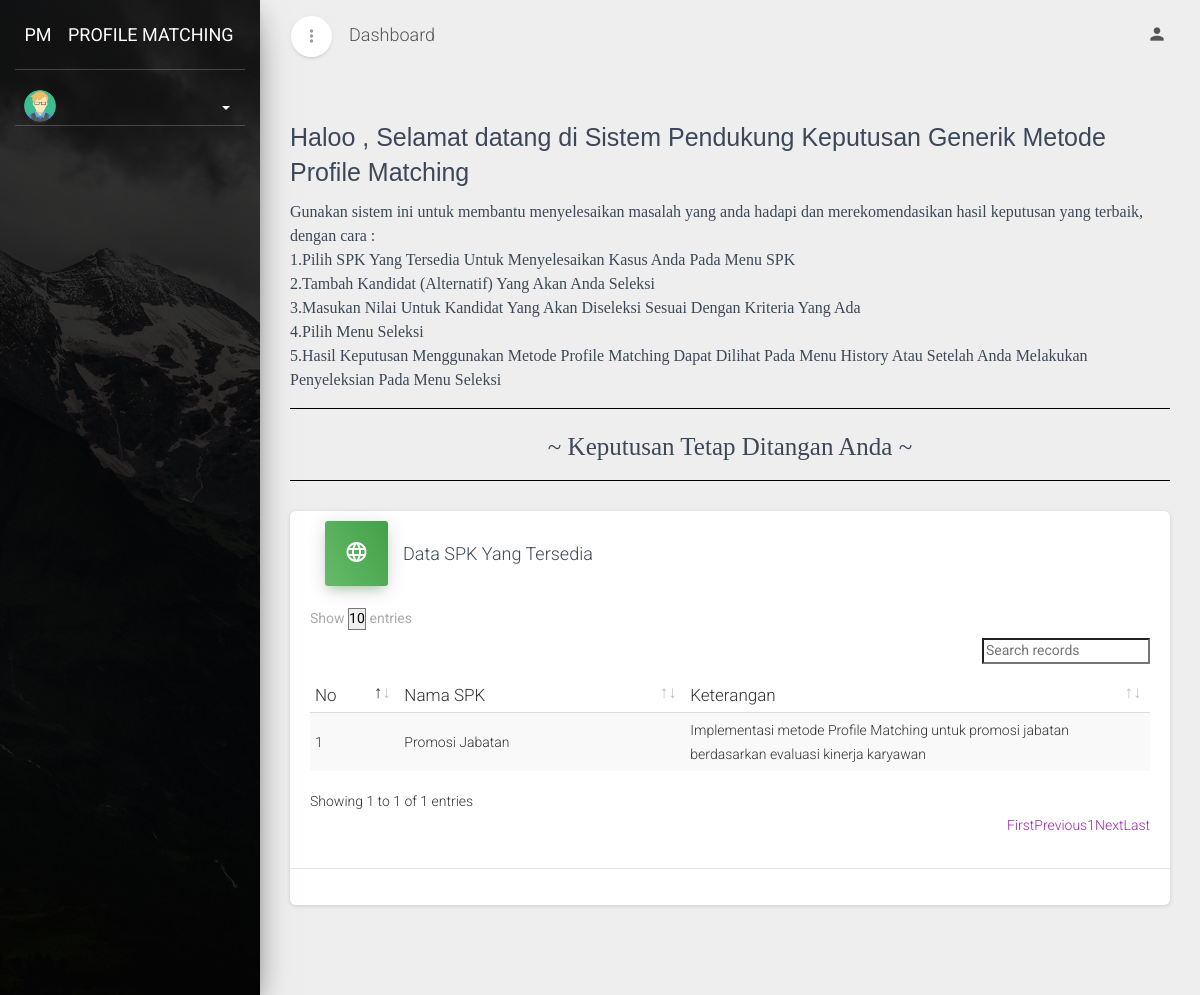
The page /dashboard.php?module=home on the database as committed earlier.
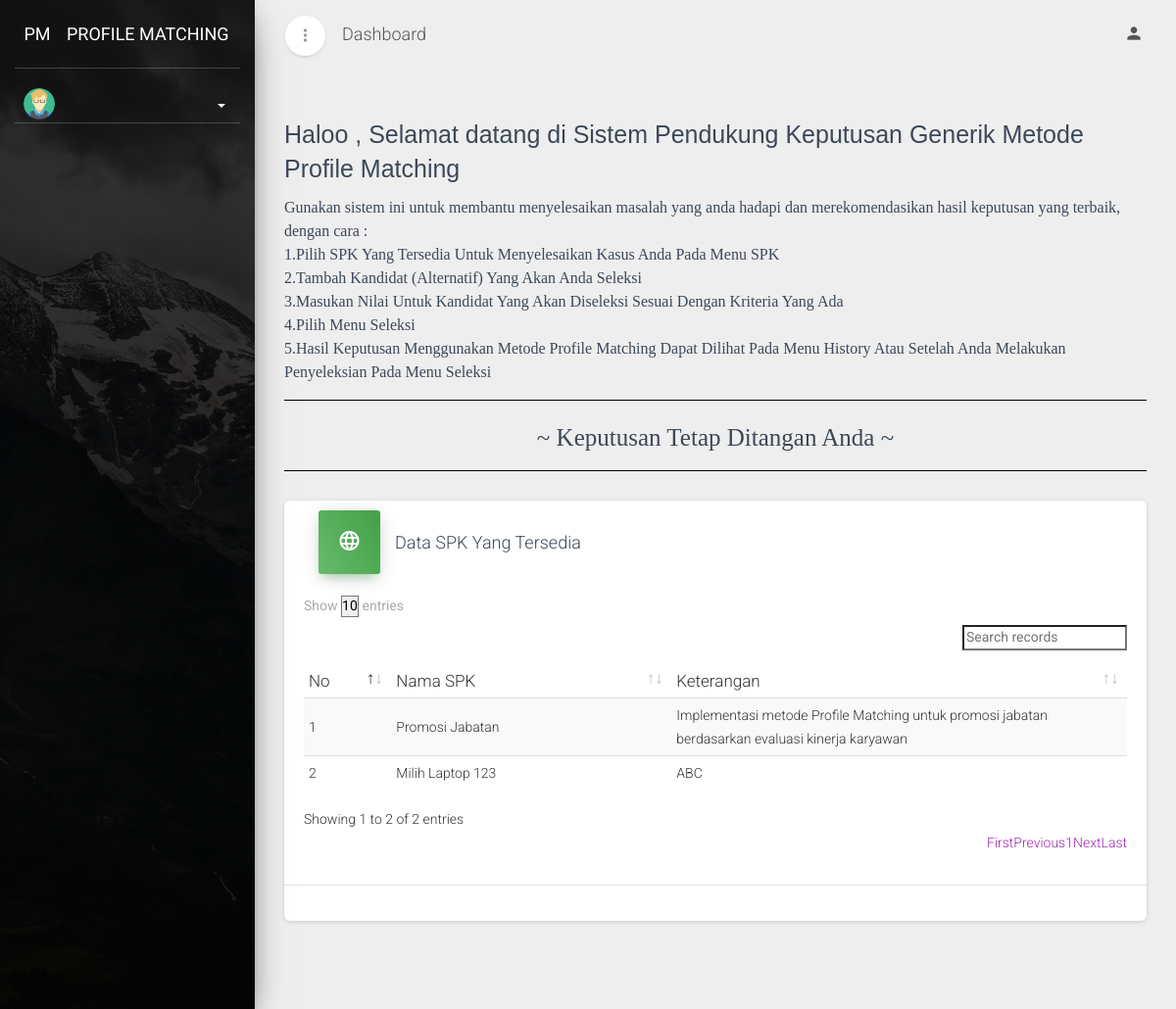
The same page on the database as committed later.
### tables this page shows
CREATE TABLE `spk` (
  `id_spk` int(6) NOT NULL,
  `nama_spk` text NOT NULL,
  `keterangan` text NOT NULL,
  `tanggal` date NOT NULL,
  `id_user` int(11) NOT NULL
);

### dashboard.php (the view, shortened to what this page needs)
<?php
include "config/koneksi.php";
?>
<!DOCTYPE html>
<html lang="en">
<head>
  <link rel="stylesheet" href="https://maxcdn.bootstrapcdn.com/font-awesome/latest/css/font-awesome.min.css">
  <link href="assets/css/material-dashboard.min.css?v=2.1.0" rel="stylesheet" />
  <link href="assets/demo/demo.css" rel="stylesheet" />
</head>
<body class="">
  <div class="wrapper ">
    <div class="sidebar" data-color="rose" data-background-color="black" data-image="assets/img/sidebar-1.jpg">
      <div class="logo">
        <a href="#" class="simple-text logo-mini">
          PM
        </a>
        <a href="?module=home" class="simple-text logo-normal">
          PROFILE MATCHING
        </a>
      </div>
      <div class="sidebar-wrapper">
        <div class="user">
          <div class="photo">
            <?php
              if($_SESSION["foto"]=="")
              {
                ?>
                  <img src="assets/img/faces/avatar.png" />
                <?php
              }else{
                ?>
                  <img src="./foto/<?php echo $_SESSION['foto'] ?>" />
                <?php
              }
            ?>
          </div>
          <div class="user-info">
            <a data-toggle="collapse" href="#collapseExample" class="username">
              <span>
                <b class="caret"></b>
              </span>
            </a>
          </div>
        </div>
      </div>
    </div>
    <div class="main-panel">
      <nav class="navbar navbar-expand-lg navbar-transparent navbar-absolute fixed-top ">
        <div class="container-fluid">
          <div class="navbar-wrapper">
            <div class="navbar-minimize">
              <button id="minimizeSidebar" class="btn btn-just-icon btn-white btn-fab btn-round">
                <i class="material-icons text_align-center visible-on-sidebar-regular">more_vert</i>
              </button>
            </div>
            <a class="navbar-brand" href="#pablo">Dashboard</a>
          </div>
          <div class="collapse navbar-collapse justify-content-end">
            <ul class="navbar-nav">
              <li class="nav-item dropdown">
                <a class="nav-link" href="#pablo" id="navbarDropdownProfile" data-toggle="dropdown" aria-haspopup="true" aria-expanded="false">
                  <i class="material-icons">person</i>
                </a>
              </li>
            </ul>
          </div>
        </div>
      </nav>
        <div class="content">
          <div class="container-fluid">
            <?php
            switch($_GET['module'])
            {
                case "home" :
                if($_SESSION["level"]!="admin"){
                    ?>
                    <div class="callout">
                    <h3><font face ="Arial">Haloo <?php echo $_SESSION['username'] ?>, Selamat datang di Sistem Pendukung Keputusan Generik Metode Profile Matching </font></h3>
                    <div><font face="Times">Gunakan sistem ini untuk membantu menyelesaikan masalah yang anda hadapi dan merekomendasikan hasil keputusan yang terbaik, dengan cara :</font></div>
                     <p><font face= "Times">
                         1.Pilih SPK Yang Tersedia Untuk Menyelesaikan Kasus Anda Pada Menu SPK<br />
                         2.Tambah Kandidat (Alternatif) Yang Akan Anda Seleksi<br />
                         3.Masukan Nilai Untuk Kandidat Yang Akan Diseleksi Sesuai Dengan Kriteria Yang Ada <br />
                         4.Pilih Menu Seleksi<br/>
                         5.Hasil Keputusan Menggunakan Metode Profile Matching Dapat Dilihat Pada Menu History Atau Setelah Anda Melakukan Penyeleksian Pada Menu Seleksi<br/>
                         </font></p>
                         <hr color="black"/>
                         <center>
                         <h3><font face="Snell">~ Keputusan Tetap Ditangan Anda ~</font></h3>
                         </center>
                         <hr color="black"/>
                         <div class="card ">
                            <div class="card-body ">
                                <div class="card-header card-header-success card-header-icon">
                                    <div class="card-icon">
                                      <i class="material-icons"></i>
                                    </div>
                                    <h4 class="card-title">Data SPK Yang Tersedia</h4>
                                </div>
                                <div class="table-responsive table-sales">
                                    <?php
                                    if($_SESSION["level"]=="admin")
                                    {
                                      $sql=mysqli_query($koneksi,"SELECT * FROM spk ORDER BY id_spk ASC LIMIT 5") or die(mysqli_error($koneksi));
                                    }else{
                                      $sql=mysqli_query($koneksi,"SELECT DISTINCT spk.nama_spk, spk.keterangan, spk.tanggal, spk.id_spk FROM spk RIGHT JOIN aspek ON aspek.id_spk=spk.id_spk RIGHT JOIN faktor ON faktor.id_spk=spk.id_spk RIGHT JOIN bobot ON bobot.id_spk=spk.id_spk WHERE aspek.id_aspek IS NOT NULL AND faktor.id_faktor IS NOT NULL AND bobot.id_bobot IS NOT NULL ORDER BY spk.id_spk ASC LIMIT 5") or die(mysqli_error($koneksi));
                                    }
                                    ?>
                                    <table id="datatables" class="table table-striped table-no-bordered table-hover" cellspacing="0" width="100%" style="width:100%">
                                      <thead>
                                          <tr>
                                            <th width="40px">No</th>
                                            <th width="150px">Nama SPK</th>
                                            <th width="250px">Keterangan</th>
                                          </tr>
                                        </thead>
                                       <tbody>
                                      <?php
                                      $no = 1;
                                      while($data=mysqli_fetch_array($sql)){
                                      ?>
                                      <tr>
                                        <td><?php echo $no++ ?></td>
                                        <td><?php echo $data["nama_spk"] ?></td>
                                        <td><?php echo $data["keterangan"] ?></td>
                                      </tr>
                                    <?php } ?>
                                      </tbody>
                                    </table>
                                </div>
                              </div>
                              <hr>
                              <div class="card-footer">
                            </div>
                            </div>
                    <?php
                  }
                    break;
                  }
                ?>
              </div>
              <footer class="footer">
</body>
</html>

Rows that differ between the two databases and show on the page:
added spk: nama_spk "Milih Laptop 123", keterangan "ABC"
Other text that changed with them:
text written by a page script: "Show entries Showing 1 to 1 of 1 entries First Previous 1 Next Last" → "Show entries Showing 1 to 2 of 2 entries First Previous 1 Next Last"
